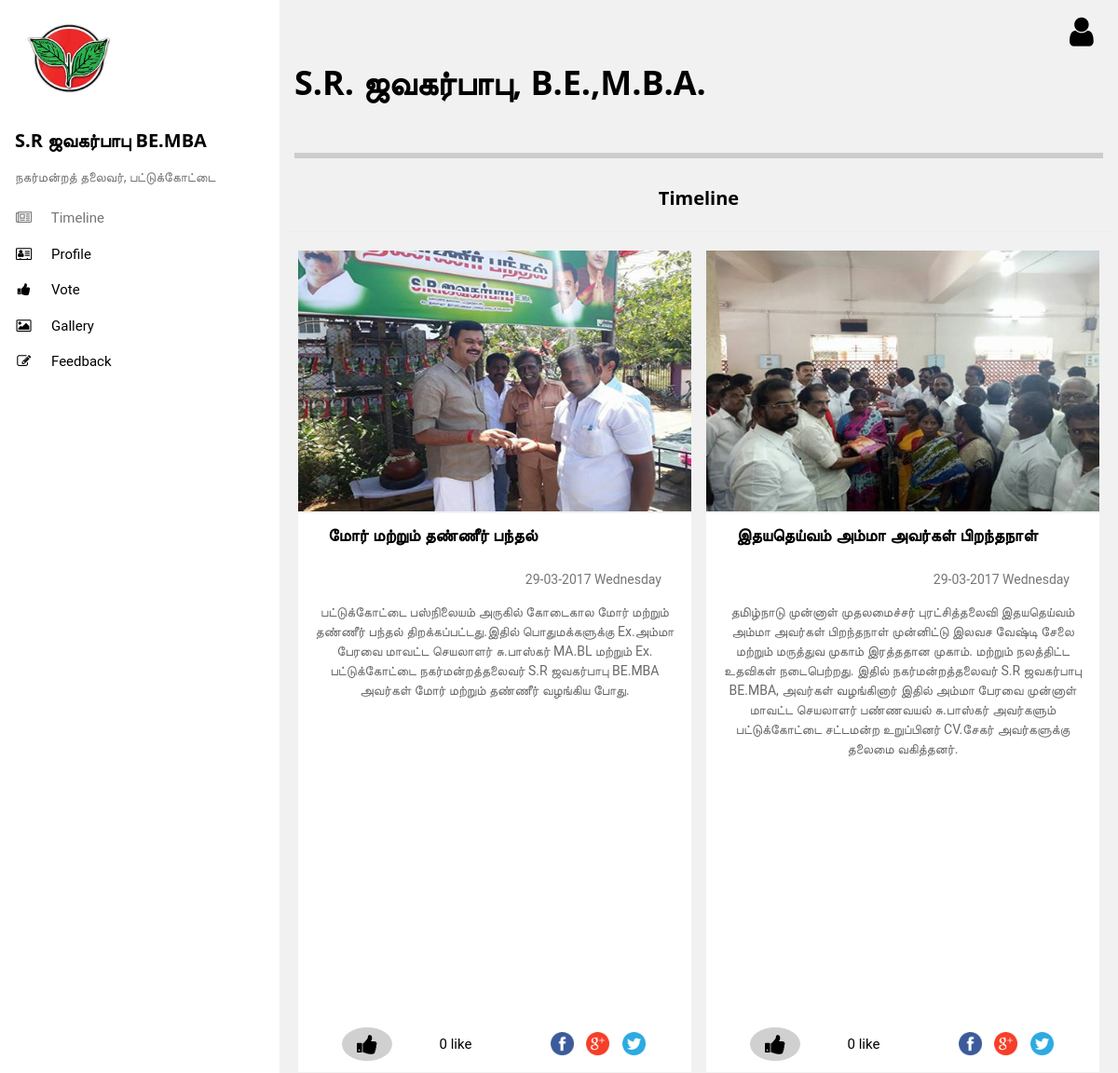
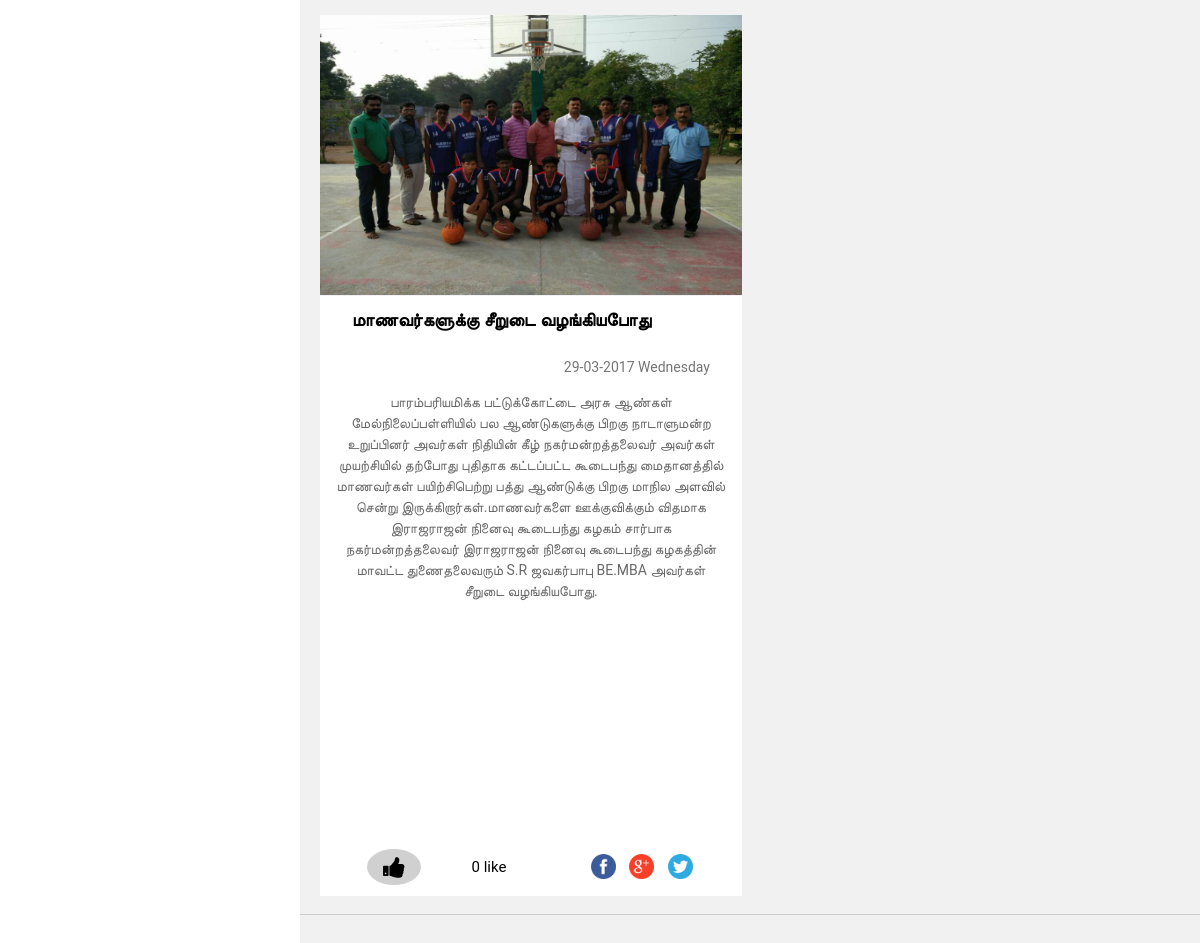
Before: / with the older database file (2 pictures, top to bottom).
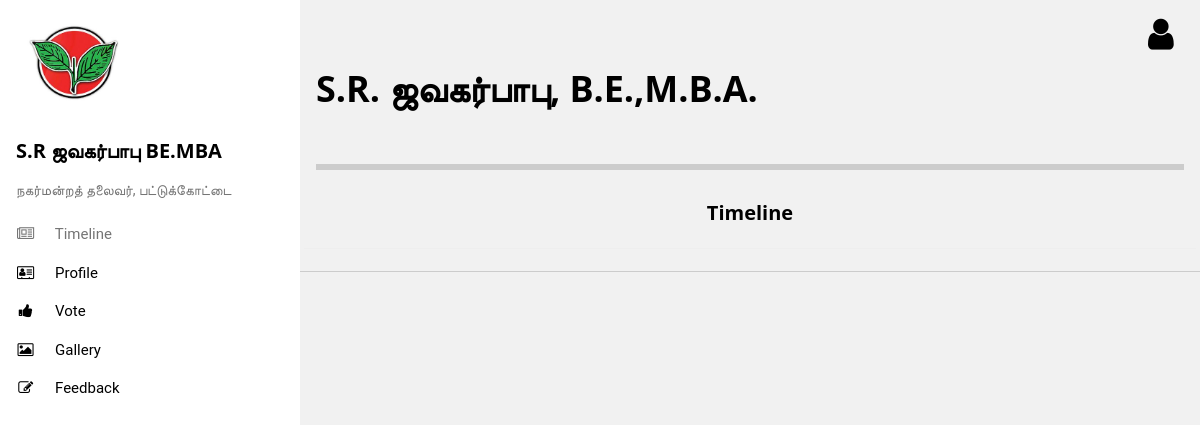
After: the same page with the newer database file.
### tables this page shows
CREATE TABLE timeline (
  tid int NOT NULL PRIMARY KEY AUTO_INCREMENT,
  title varchar(50) NOT NULL,
  content varchar(510) NOT NULL,
  tdate timestamp DEFAULT CURRENT_TIMESTAMP
);

### index.php (the view, shortened to what this page needs)
<?php
include("content.php");
?>
<!DOCTYPE html>
<html>
<link rel="stylesheet" href="assets/css/w3.css">
<link rel="stylesheet" href="https://cdnjs.cloudflare.com/ajax/libs/font-awesome/4.7.0/css/font-awesome.min.css">
<link rel="stylesheet" href="assets/css/lightbox.min.css">
<body class="w3-light-grey w3-content" style="max-width:1600px">
<nav class="w3-sidebar w3-collapse w3-white w3-animate-left" style="z-index:3;width:300px;" id="mySidebar"><br>
  <div class="w3-container">
    <img src="assets/img/i.jpg" style="width:45%;" class="w3-round"><br><br>
    <h4><b>S.R ஜவகர்பாபு BE.MBA</b></h4>
    <p class="w3-text-grey">நகர்மன்றத் தலைவர், பட்டுக்கோட்டை</p>
  </div>
  <div class="w3-bar-block">
                       <a href="index.php" onclick="w3_close()" class="w3-bar-item w3-button w3-padding w3-text-grey w3-medium"><i class="fa fa-newspaper-o fa-fw w3-margin-right w3-medium"></i> Timeline</a>
                        <a href="profile.php" onclick="w3_close()" class="w3-bar-item w3-button w3-padding w3-medium"><i class="fa fa-address-card-o fa-fw w3-margin-right w3-medium"></i>  Profile</a>
                        <a href="vote.php" onclick="w3_close()" class="w3-bar-item w3-button w3-padding w3-medium"><i class="fa fa-thumbs-up fa-fw w3-margin-right w3-medium"></i>  Vote</a>
                        <a href="gallery.php" onclick="w3_close()" class="w3-bar-item w3-button w3-padding w3-medium"><i class="fa fa-picture-o fa-fw w3-margin-right w3-medium"></i>  Gallery</a>
			<a href="feedback.php" onclick="w3_close()" class="w3-bar-item w3-button w3-padding w3-medium"><i class="fa fa-pencil-square-o fa-fw w3-margin-right w3-medium"></i>  Feedback</a>
  </div>
</nav>
<div class="w3-main" style="margin-left:300px">
  <header id="portfolio">
    <a id="user" class="w3-hover-indigo" href="#"><i class="fa fa-user fa-fw w3-margin-right w3-xxlarge w3-right" style="padding-top: 16px"></i></a>
    <div class="w3-container">
    <h1><b>S.R. ஜவகர்பாபு, B.E.,M.B.A.</b></h1>
    <div class="w3-section w3-bottombar w3-padding-16">
    </div>
    </div>
  </header>
  <div class="w3-center w3-centered w3-container w3-padding-tiny w3-border-bottom" style="align-content:center;margin-bottom:32px">
      <h4><b>Timeline</b></h4>
      <hr>
    <div class="w3-row-padding">
	<?php
	$data=mysqli_query($conn,"SELECT tid,title,content,UNIX_TIMESTAMP(tdate) as timed FROM timeline ORDER BY tdate DESC");
    if(mysqli_num_rows($data) >0){
        while($val = mysqli_fetch_assoc($data)) {
         ?>
    <div class="w3-half w3-container w3-margin-bottom">
<a class="example-image-link" href="assets/img/<?php echo $val['tid'] ?>.jpg" data-lightbox="<?php echo $val['tid'] ?>" data-title="<?php echo $val['title'] ?>"><img class="example-image" src="assets/img/<?php echo $val['tid'] ?>.jpg" alt="<?php echo $val['title'] ?>" style="height: 280px; width:100%" class="w3-hover-opacity"/></a>
      <div class="w3-container w3-white" style="height: 600px; position: relative;">
          <div class="w3-col s12"><h5 class="w3-left w3-padding-left"><b><?php echo $val['title'] ?></b></h5> <p class="w3-right w3-text-grey w3-padding-right"><?php echo date("d-m-Y l",$val['timed']);?></p></div><br>
        <p><?php echo $val['content'] ?></p>
        <div class="w3-padding-bottom w3-col s12" style="position: absolute; bottom: 0;">
		<table style="width: 100%;">
		<tr><td ><i id="<?php echo $val['tid'] ?>" class="like w3-btn w3-grey w3-circle fa fa-thumbs-up w3-xlarge" onclick="changelike(this.id);"></i></td>
                    <td><span id="t<?php echo $val['tid'] ?>">0</span><span id="s<?php echo $val['tid'] ?>"> like</span></td>
		<td><div id="share-buttons"><a class="fb" target="_blank"><img src="assets/img/facebook.png" alt="Facebook" /></a>
		<a class="gp" target="_blank"><img src="assets/img/google.png" alt="Google" /></a>
		<a class="tt" target="_blank"><img src="assets/img/twitter.png" alt="Twitter" /></a></div></td>
		</tr></table>
	</div>
      </div>
    </div>
	<?php }
    } ?>
  </div>
  </div>
</div>
</body>
</html>

### index.php (style rules this page uses)
#share-buttons img { width: 35px; padding: 5px; border: 0; box-shadow: 0; display: inline; }

Changed rows visible on the page:
removed timeline: shows a picture, title "மோர் மற்றும் தண்ணீர் பந்தல்", timed "29-03-2017 Wednesday", content "பட்டுக்கோட்டை பஸ்நிலையம் அருகில் கோடைகால மோர் மற்றும் தண்ணீர் பந்தல் திறக்கப்பட்டது.இதில் பொதுமக்களுக்கு Ex.அம்மா பேரவை மாவட்ட செயலாளர் சு.பாஸ்கர் MA.BL மற்றும் Ex. பட்டுக்கோட்டை நகர்மன்றத்தலைவர் S.R ஜவகர்பாபு BE.MBA அவர்கள் மோர் மற்றும் தண்ணீர் வழங்கிய போது."
removed timeline: shows a picture, title "இதயதெய்வம் அம்மா அவர்கள் பிறந்தநாள்", timed "29-03-2017 Wednesday", content "தமிழ்நாடு முன்னாள் முதலமைச்சர் புரட்சித்தலைவி இதயதெய்வம் அம்மா அவர்கள் பிறந்தநாள் முன்னிட்டு இலவச வேஷ்டி சேலை மற்றும் மருத்துவ முகாம் இரத்ததான முகாம். மற்றும் நலத்திட்ட உதவிகள் நடைபெற்றது. இதில் நகர்மன்றத்தலைவர் S.R ஜவகர்பாபு BE.MBA, அவர்கள் வழங்கினார் இதில் அம்மா பேரவை முன்னாள் மாவட்ட செயலாளர் பண்ணவயல் சு.பாஸ்கர் அவர்களும் பட்டுக்கோட்டை சட்டமன்ற உறுப்பினர் CV.சேகர் அவர்களுக்கு தலைமை வகித்தனர்."
removed timeline: shows a picture, title "மாணவர்களுக்கு சீறுடை வழங்கியபோது", timed "29-03-2017 Wednesday", content "பாரம்பரியமிக்க பட்டுக்கோட்டை அரசு ஆண்கள் மேல்நிலைப்பள்ளியில் பல ஆண்டுகளுக்கு பிறகு நாடாளுமன்ற உறுப்பினர் அவர்கள் நிதியின் கீழ் நகர்மன்றத்தலைவர் அவர்கள் முயற்சியில் தற்போது புதிதாக கட்டப்பட்ட கூடைபந்து மைதானத்தில் மாணவர்கள் பயிற்சிபெற்று பத்து ஆண்டுக்கு பிறகு மாநில அளவில் சென்று இருக்கிறார்கள்.மாணவர்களை ஊக்குவிக்கும் விதமாக இராஜராஜன் நினைவு கூடைபந்து கழகம் சார்பாக நகர்மன்றத்தலைவர் இராஜராஜன் நினைவு கூடைபந்து கழகத்தின் மாவட்ட துணைதலைவரும் S.R ஜவகர்பாபு BE.MBA அவர்கள் சீறுடை வழங்கியபோது."
